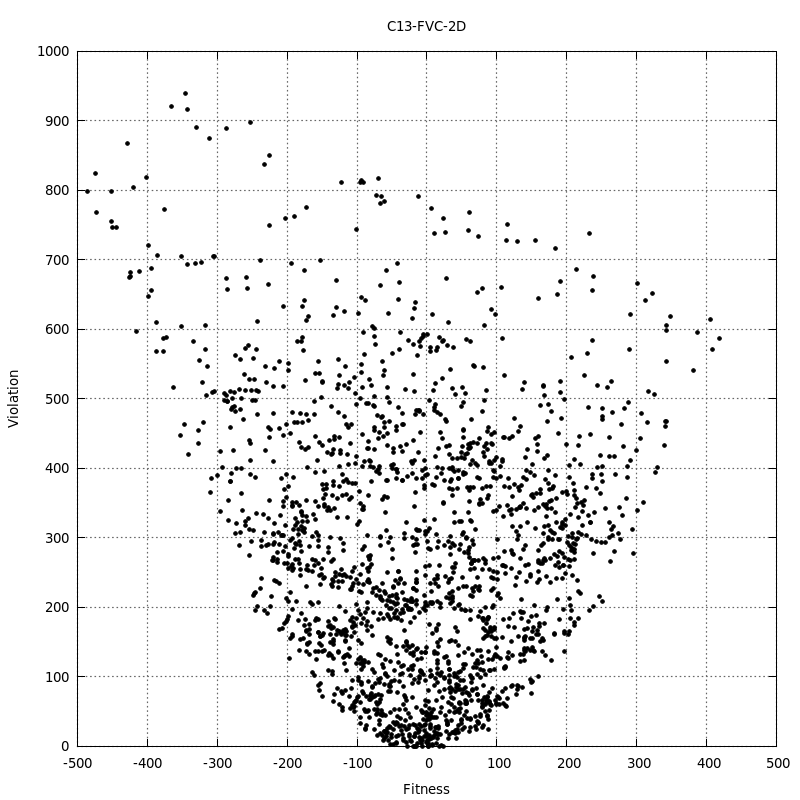

Write the gnuplot code that produced this figure.
set terminal pngcairo size 800,800 enhanced font 'Verdana,10'
set output "2DFVC.png"
set title "C13-FVC-2D"
#
set xlabel "Fitness"
set ylabel "Violation"
set grid ytics lt 0 lw 2 lc rgb "#666666"
set grid xtics lt 0 lw 2 lc rgb "#666666"
#
plot "data/2DFVC.dat" using 1:2 title '' pt 7 ps 0.6 lt 0
